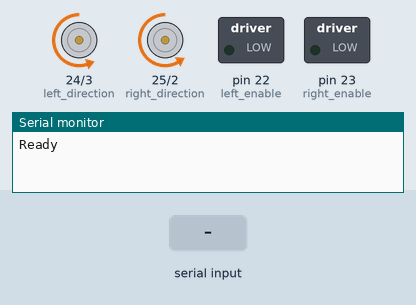
A sketch run on a simulated Arduino Mega 2560, built with avr-gcc and run on an emulated ATmega2560. Shown: direction and speed pins drawn as motors (green arrow = direction pin HIGH = forward, orange = LOW = backward, longer = more drive), switched loads named in the sketch (green lamp = pin HIGH), the last lines printed to the serial monitor. Inputs (shaded band) come from the test bench.

Above: at 1.2 s.
1.3 s: "1" received over Serial
At 2.1 s:
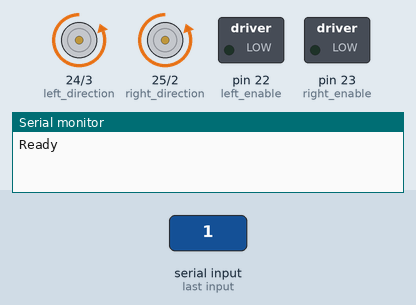
At 3.1 s:
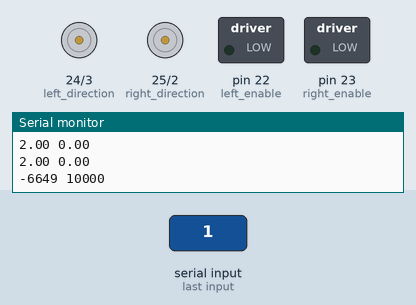
3.8 s: "0" received over Serial
Timing chart, 0 to 6.8 s (numbered marks = the images above; inputs shaded):
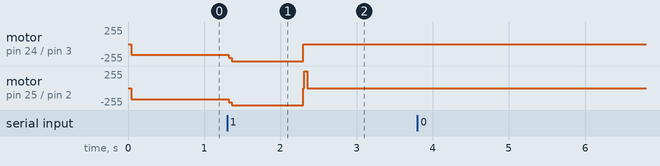

Measured:
- after the input at 1.3 s, motor on pin 24 (left_direction) / pin 3 (left_pwm): backward 158/255 → backward 255/255 at once, → stopped 0.98 s later; motor on pin 25 (right_direction) / pin 2 (right_pwm): backward 170/255 → backward 255/255 at once, → stopped 0.98 s later

The sketch:

ROS2_Serial_Subscribe_Motor_Milis.ino
```cpp
#define right_enable 23
#define right_direction 25
#define right_pwm 2
#define left_enable 22
#define left_direction 24
#define left_pwm 3

unsigned long get_time() {
  return micros();
}

unsigned long previous_time_motor_right = get_time();
unsigned long previous_time_motor_left = get_time();

long motor_interval_right, motor_interval_left;

double x = 0, y = 0;
double right = 0, left = 0;

void setup() {
  Serial.begin(115200);
  Serial.println("Ready");

  pinMode(right_enable, OUTPUT);
  pinMode(right_direction, OUTPUT);
  pinMode(right_pwm, OUTPUT);
  pinMode(left_enable, OUTPUT);
  pinMode(left_direction, OUTPUT);
  pinMode(left_pwm, OUTPUT);

  digitalWrite(right_enable, LOW);
  digitalWrite(right_direction, LOW);
  digitalWrite(right_pwm, LOW);
  digitalWrite(left_enable, LOW);
  digitalWrite(left_direction, LOW);
  digitalWrite(left_pwm, LOW);
}

void loop() {
  if (Serial.available()) {
    String komut_motor = Serial.readString();
    komut_motor.trim();
    x = komut_motor.substring(0, komut_motor.indexOf(',')).toDouble();
    y = komut_motor.substring(komut_motor.indexOf(',') + 1).toDouble();
    Serial.println(String(x) + " " + y);
    convert();
    rotation();
  }
  digitalWrite(right_pwm, LOW);
  digitalWrite(left_pwm, LOW);
  move();
}

void convert() {
  double r = hypot(x, y);
  double t = atan2(y, x);
  t -= PI / 4;
  x = r * cos(t);
  y = r * sin(t);
  x = (x * sqrt(2)) / 1;
  y = (y * sqrt(2)) / 1;
  Serial.println(String(x) + " " + y);
}

void rotation() {
  if (y < 0) {
    right = y * -1;
    digitalWrite(right_direction, LOW);
  } else {
    right = y;
    digitalWrite(right_direction, HIGH);
  }

  if (x < 0) {
    left = x * -1;
    digitalWrite(left_direction, HIGH);
  } else {
    left = x;
    digitalWrite(left_direction, LOW);
  }

  motor_interval_right = 10000 - ((right * 8325));
  motor_interval_left = 10000 - ((left * 8325));
  Serial.println(String(left) + " " + right);
  Serial.println(String(motor_interval_left) + " " + motor_interval_right);
}

void move() {
  unsigned long current_time = get_time();
  if (current_time - previous_time_motor_right > motor_interval_right) {
    digitalWrite(right_pwm, HIGH);
    previous_time_motor_right = current_time;
  }

  if (current_time - previous_time_motor_left > motor_interval_left) {
    digitalWrite(left_pwm, HIGH);
    previous_time_motor_left = current_time;
  }
}
```
